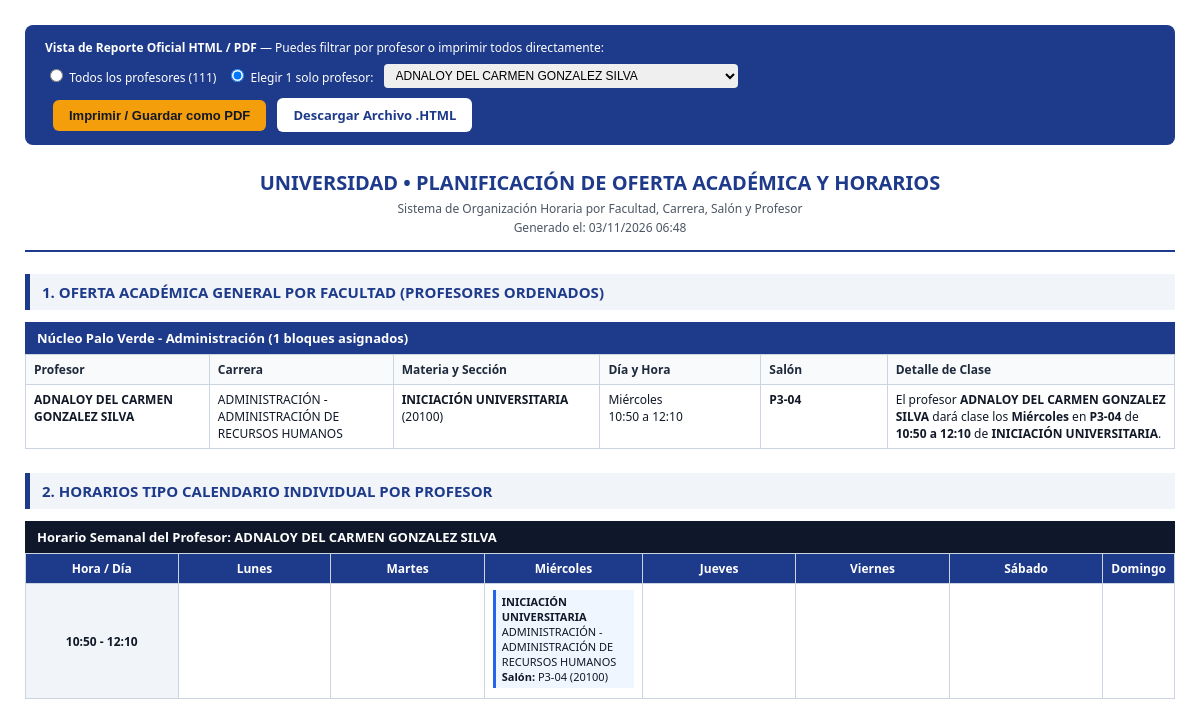
Screenshot of /reporte-imprimible?profesor_id=147 with the database file from the repository.
### tables this page shows
CREATE TABLE asignaciones_horario (
        id INTEGER PRIMARY KEY AUTOINCREMENT,
        carga_id INTEGER NOT NULL,
        profesor_id INTEGER NOT NULL,
        materia_id INTEGER NOT NULL,
        salon_id INTEGER NOT NULL,
        dia TEXT NOT NULL,
        hora_inicio TEXT NOT NULL,
        hora_fin TEXT NOT NULL,
        estado TEXT DEFAULT 'Confirmado',
        FOREIGN KEY (carga_id) REFERENCES carga_academica(id) ON DELETE CASCADE,
        FOREIGN KEY (profesor_id) REFERENCES profesores(id) ON DELETE CASCADE,
        FOREIGN KEY (materia_id) REFERENCES materias(id) ON DELETE CASCADE,
        FOREIGN KEY (salon_id) REFERENCES salones(id) ON DELETE CASCADE
    );

CREATE TABLE facultades (
        id INTEGER PRIMARY KEY AUTOINCREMENT,
        nombre TEXT NOT NULL UNIQUE
    );

CREATE TABLE profesores (
        id INTEGER PRIMARY KEY AUTOINCREMENT,
        nombre TEXT NOT NULL UNIQUE,
        cedula TEXT DEFAULT '',
        email TEXT DEFAULT ''
    );

CREATE TABLE carreras (
        id INTEGER PRIMARY KEY AUTOINCREMENT,
        nombre TEXT NOT NULL,
        facultad_id INTEGER NOT NULL,
        UNIQUE(nombre, facultad_id),
        FOREIGN KEY (facultad_id) REFERENCES facultades(id) ON DELETE CASCADE
    );

CREATE TABLE materias (
        id INTEGER PRIMARY KEY AUTOINCREMENT,
        nombre TEXT NOT NULL,
        codigo TEXT DEFAULT '',
        carrera_id INTEGER NOT NULL,
        semestre TEXT DEFAULT '1er Semestre',
        UNIQUE(nombre, carrera_id),
        FOREIGN KEY (carrera_id) REFERENCES carreras(id) ON DELETE CASCADE
    );

CREATE TABLE carga_academica (
        id INTEGER PRIMARY KEY AUTOINCREMENT,
        profesor_id INTEGER NOT NULL,
        materia_id INTEGER NOT NULL,
        seccion TEXT DEFAULT 'Sección A',
        bloques_semanales INTEGER DEFAULT 1,
        salon_preferido TEXT DEFAULT '',
        dia_fijo TEXT DEFAULT '',
        hora_inicio_fija TEXT DEFAULT '',
        hora_fin_fija TEXT DEFAULT '',
        UNIQUE(profesor_id, materia_id, seccion),
        FOREIGN KEY (profesor_id) REFERENCES profesores(id) ON DELETE CASCADE,
        FOREIGN KEY (materia_id) REFERENCES materias(id) ON DELETE CASCADE
    );

CREATE TABLE salones (
        id INTEGER PRIMARY KEY AUTOINCREMENT,
        codigo TEXT NOT NULL UNIQUE,
        capacidad INTEGER DEFAULT 40,
        edificio TEXT DEFAULT 'Edificio Principal'
    );

### app.py (the view, shortened to what this page needs)
@app.route("/reporte-imprimible")
def reporte_imprimible():
    tipo = request.args.get("tipo", "completo")
    facultad_id = request.args.get("facultad_id", type=int)
    profesor_id = request.args.get("profesor_id", type=int)
    descargar = request.args.get("descargar") == "1"
    auto_print = request.args.get("print") == "1"
    asignaciones = consultar_oferta_academica(facultad_id=facultad_id, profesor_id=profesor_id)
    por_facultad = {}
    for a in asignaciones:
        por_facultad.setdefault(a["facultad_nombre"], []).append(a)
    conn = get_connection()
    cursor = conn.cursor()
    cursor.execute("SELECT id, nombre, cedula, email FROM profesores ORDER BY nombre ASC")
    todos_profesores = [dict(r) for r in cursor.fetchall()]
    if profesor_id:
        profesores = [p for p in todos_profesores if p["id"] == profesor_id]
    else:
        profesores = todos_profesores
    conn.close()
    calendarios_profesores = []
    if tipo in ("profesor", "completo"):
        for p in profesores:
            asig_p = consultar_oferta_academica(facultad_id=facultad_id, profesor_id=p["id"])
            rh, mat = construir_matriz_calendario(asig_p)
            calendarios_profesores.append({
                "profesor": p,
                "asignaciones": asig_p,
                "rangos_horas": rh,
                "matriz": mat,
            })
    fecha_actual = datetime.now().strftime("%d/%m/%Y %H:%M")
    html_content = render_template(
        "reporte_imprimible.html",
        tipo=tipo,
        por_facultad=por_facultad,
        calendarios_profesores=calendarios_profesores,
        todos_profesores=todos_profesores,
        profesor_id_seleccionado=profesor_id,
        dias_orden=DIAS_ORDEN,
        fecha_actual=fecha_actual,
        auto_print=auto_print,
        es_descarga=descargar,
    )
    return html_content

### app.py (called while the page is built)
@app.context_processor
def inject_global_profesores():
    conn = get_connection()
    cursor = conn.cursor()
    cursor.execute("SELECT id, nombre FROM profesores ORDER BY nombre ASC")
    lista_profesores = [dict(r) for r in cursor.fetchall()]
    conn.close()
    return {"profesores_global": lista_profesores}

def construir_matriz_calendario(asignaciones):
    rangos_unicos = sorted({f"{a['hora_inicio']} - {a['hora_fin']}" for a in asignaciones})
    if rangos_unicos:
        rangos_horas = rangos_unicos
    else:
        rangos_horas = [f"{b[0]} - {b[1]}" for b in BLOQUES_HORARIOS]
    matriz = {r: {d: [] for d in DIAS_ORDEN} for r in rangos_horas}
    for a in asignaciones:
        r = f"{a['hora_inicio']} - {a['hora_fin']}"
        d = a["dia"]
        if r in matriz and d in matriz[r]:
            matriz[r][d].append(a)
    return rangos_horas, matriz

### database.py (called while the page is built)
def get_connection():
    conn = sqlite3.connect(DB_PATH)
    conn.row_factory = sqlite3.Row
    conn.execute("PRAGMA foreign_keys = ON;")
    conn.execute("PRAGMA journal_mode = WAL;")
    return conn

### templates/reporte_imprimible.html (shortened to what this page needs)
<!DOCTYPE html>
<html lang="es">
<head>
</head>
<body {% if auto_print %}onload="window.print()"{% endif %}>
    <div class="no-print-bar" style="flex-wrap: wrap; gap: 12px;">
        <div>
            <strong>Vista de Reporte Oficial HTML / PDF</strong> — Puedes filtrar por profesor o imprimir todos directamente:
            {% if not es_descarga and tipo in ('profesor', 'completo') %}
            <form method="GET" action="{{ url_for('reporte_imprimible') }}" style="margin-top: 8px; display: flex; align-items: center; gap: 10px; flex-wrap: wrap;">
                <label style="cursor: pointer;">
                    <input type="radio" name="modo_filtro" value="todos" {% if not profesor_id_seleccionado %}checked{% endif %} onchange="document.getElementById('selProfReporte').disabled=true; document.getElementById('selProfReporte').value=''; this.form.submit();">
                    Todos los profesores ({{ todos_profesores|length }})
                </label>
                <label style="cursor: pointer;">
                    <input type="radio" name="modo_filtro" value="uno" {% if profesor_id_seleccionado %}checked{% endif %} onchange="document.getElementById('selProfReporte').disabled=false; document.getElementById('selProfReporte').focus();">
                    Elegir 1 solo profesor:
                </label>
                <select id="selProfReporte" name="profesor_id" style="padding: 4px 8px; border-radius: 4px; border: none; font-size: 12px;" {% if not profesor_id_seleccionado %}disabled{% endif %} onchange="this.form.submit()">
                    {% for p in todos_profesores %}
                        <option value="{{ p.id }}" {% if profesor_id_seleccionado == p.id %}selected{% endif %}>{{ p.nombre }}</option>
                    {% endfor %}
                </select>
            </form>
            {% endif %}
        </div>
        <div>
            <button class="btn-action" onclick="window.print()">Imprimir / Guardar como PDF</button>
            {% if not es_descarga %}
            <a class="btn-action btn-secondary" href="{{ url_for('reporte_imprimible', tipo=tipo, profesor_id=profesor_id_seleccionado, descargar='1') }}">Descargar Archivo .HTML</a>
            {% endif %}
        </div>
    </div>
    <div class="header-univ">
        <h1>Universidad &bull; Planificación de Oferta Académica y Horarios</h1>
        <p>Sistema de Organización Horaria por Facultad, Carrera, Salón y Profesor</p>
        <p>Generado el: {{ fecha_actual }}</p>
    </div>
    {% if tipo in ('general', 'completo') %}
        <div class="section-title">1. OFERTA ACADÉMICA GENERAL POR FACULTAD (PROFESORES ORDENADOS)</div>
        {% if not por_facultad %}
            <p>No hay asignaciones horarias registradas actualmente.</p>
        {% else %}
            {% for facultad_nombre, lista_clases in por_facultad.items() %}
            <div class="facultad-box">
                <div class="facultad-header">{{ facultad_nombre }} ({{ lista_clases|length }} bloques asignados)</div>
                <table>
                    <thead>
                        <tr>
                            <th style="width: 16%;">Profesor</th>
                            <th style="width: 16%;">Carrera</th>
                            <th style="width: 18%;">Materia y Sección</th>
                            <th style="width: 14%;">Día y Hora</th>
                            <th style="width: 11%;">Salón</th>
                            <th style="width: 25%;">Detalle de Clase</th>
                        </tr>
                    </thead>
                    <tbody>
                        {% for item in lista_clases %}
                        <tr>
                            <td><strong>{{ item.profesor_nombre }}</strong></td>
                            <td>{{ item.carrera_nombre }}</td>
                            <td><strong>{{ item.materia_nombre }}</strong> ({{ item.seccion }})</td>
                            <td>{{ item.dia }}<br>{{ item.hora_inicio }} a {{ item.hora_fin }}</td>
                            <td><strong>{{ item.salon_codigo }}</strong></td>
                            <td>
                                El profesor <strong>{{ item.profesor_nombre }}</strong> dará clase los <strong>{{ item.dia }}</strong> en <strong>{{ item.salon_codigo }}</strong> de <strong>{{ item.hora_inicio }} a {{ item.hora_fin }}</strong> de <strong>{{ item.materia_nombre }}</strong>.
                            </td>
                        </tr>
                        {% endfor %}
                    </tbody>
                </table>
            </div>
            {% endfor %}
        {% endif %}
    {% endif %}
    {% if tipo in ('profesor', 'completo') %}
        <div class="section-title {% if tipo == 'completo' %}page-break{% endif %}">
            2. HORARIOS TIPO CALENDARIO INDIVIDUAL POR PROFESOR
        </div>
        {% if not calendarios_profesores %}
            <p>No hay calendarios de profesores disponibles.</p>
        {% else %}
            {% for item_cal in calendarios_profesores %}
            <div class="profesor-card">
                <div class="facultad-header" style="background: #0f172a;">
                    Horario Semanal del Profesor: {{ item_cal.profesor.nombre }}
                </div>
                <table class="cal-table">
                    <thead>
                        <tr>
                            <th>Hora / Día</th>
                            {% for d in dias_orden %}
                                <th>{{ d }}</th>
                            {% endfor %}
                        </tr>
                    </thead>
                    <tbody>
                        {% for r in item_cal.rangos_horas %}
                        <tr>
                            <td class="hora-col">{{ r }}</td>
                            {% for d in dias_orden %}
                            <td>
                                {% for c in item_cal.matriz[r][d] %}
                                <div class="cal-item">
                                    <strong>{{ c.materia_nombre }}</strong><br>
                                    <span>{{ c.carrera_nombre }}</span><br>
                                    <span><strong>Salón:</strong> {{ c.salon_codigo }} ({{ c.seccion }})</span>
                                </div>
                                {% endfor %}
                            </td>
                            {% endfor %}
                        </tr>
                        {% endfor %}
                    </tbody>
                </table>
            </div>
            {% endfor %}
        {% endif %}
    {% endif %}
</body>
</html>

### templates/reporte_imprimible.html (style rules this page uses)
* { box-sizing: border-box; }
body { font-family: 'Segoe UI', Arial, sans-serif; color: #111827; margin: 0; padding: 25px; background: #ffffff; font-size: 12px; }
.no-print-bar { background: #1e3a8a; color: #ffffff; padding: 14px 20px; border-radius: 8px; margin-bottom: 24px; display: flex; justify-content: space-between; align-items: center; }
.btn-action { background: #f59e0b; color: #111827; border: none; padding: 8px 16px; font-weight: bold; border-radius: 6px; cursor: pointer; text-decoration: none; font-size: 13px; margin-left: 8px; }
.btn-secondary { background: #ffffff; color: #1e3a8a; }
.header-univ { text-align: center; border-bottom: 2px solid #1e3a8a; padding-bottom: 12px; margin-bottom: 20px; }
.header-univ h1 { margin: 0 0 4px 0; font-size: 20px; color: #1e3a8a; text-transform: uppercase; }
.header-univ p { margin: 2px 0; color: #4b5563; font-size: 12px; }
.section-title { background: #f1f5f9; border-left: 5px solid #1e3a8a; padding: 8px 12px; font-size: 15px; font-weight: bold; color: #1e3a8a; margin: 22px 0 12px 0; }
.facultad-box { margin-bottom: 24px; page-break-inside: avoid; }
.facultad-header { background: #1e3a8a; color: #ffffff; padding: 7px 12px; font-weight: bold; font-size: 13px; }
table { width: 100%; border-collapse: collapse; margin-bottom: 16px; }
th, td { border: 1px solid #cbd5e1; padding: 6px 8px; text-align: left; vertical-align: top; }
th { background-color: #f8fafc; font-weight: bold; color: #1e293b; }
.cal-table th { background-color: #1e3a8a; color: #ffffff; text-align: center; width: 14%; }
.cal-table td.hora-col { background-color: #f1f5f9; font-weight: bold; text-align: center; vertical-align: middle; width: 11%; }
.cal-item { background: #eff6ff; border-left: 3px solid #2563eb; padding: 4px 6px; margin-bottom: 4px; font-size: 11px; }
.profesor-card { margin-bottom: 28px; page-break-inside: avoid; }

### rows the page displays
asignaciones_horario: nombre "Núcleo Palo Verde - Administración", lista_clases "1", profesor_nombre "ADNALOY DEL CARMEN GONZALEZ SILVA", carrera_nombre "ADMINISTRACIÓN - ADMINISTRACIÓN DE RECURSOS HUMANOS", materia_nombre "INICIACIÓN UNIVERSITARIA", seccion "20100", dia "Miércoles", hora_inicio "10:50", hora_fin "12:10", salon_codigo "P3-04"
profesores: profesor.nombre "ADNALOY DEL CARMEN GONZALEZ SILVA"

### other values shown
{{ todos_profesores|length }} "111"
{{ d }} "Lunes" "Martes" "Miércoles" "Jueves" "Viernes" "Sábado" "Domingo"
{{ r }} "10:50 - 12:10"
form field profesor_id "ADNALOY DEL CARMEN GONZALEZ SILVA"
